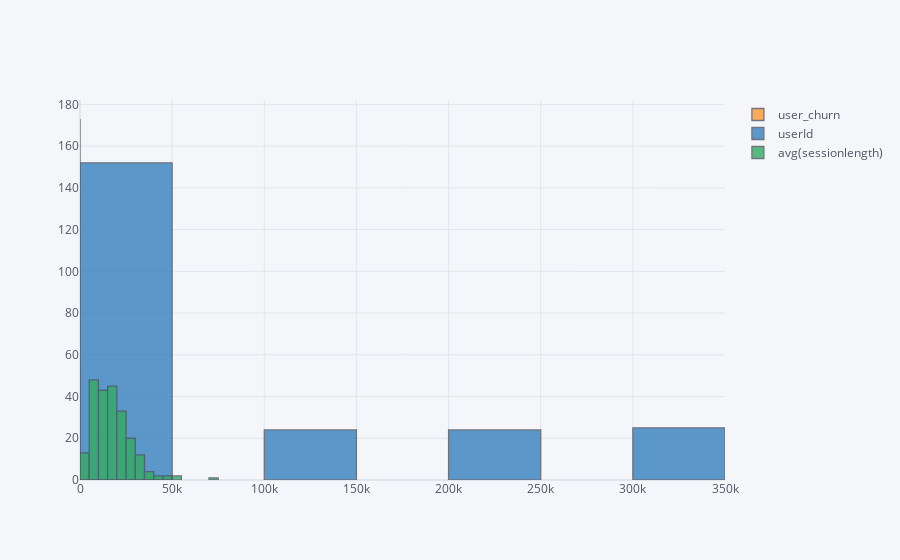

The code cell stored with this chart in its notebook:
### Code cell
import cufflinks as cf
from plotly.offline import download_plotlyjs, init_notebook_mode, plot, iplot

cf.go_offline()
avg_session_df.iplot(x = avg_session_df['userId'],y = avg_session_df['avg(sessionlength)'], kind='histogram')

### Figure 1 — Plotly figure (JSON) as saved in the notebook; plotly's stock layout.template omitted (floating-point values rounded to 4 significant figures; data arrays with more than 128 entries replaced by an {"elided": "..."} marker saying what was removed)
{"data": [{"histfunc": "count", "histnorm": "", "marker": {"color": "rgba(255, 153, 51, 1.0)", "line": {"color": "#4D5663", "width": 1.3}}, "name": "user_churn", "opacity": 0.8, "orientation": "v", "type": "histogram", "x": {"elided": "225 int values"}}, {"histfunc": "count", "histnorm": "", "marker": {"color": "rgba(55, 128, 191, 1.0)", "line": {"color": "#4D5663", "width": 1.3}}, "name": "userId", "opacity": 0.8, "orientation": "v", "type": "histogram", "x": {"elided": "225 str values"}}, {"histfunc": "count", "histnorm": "", "marker": {"color": "rgba(50, 171, 96, 1.0)", "line": {"color": "#4D5663", "width": 1.3}}, "name": "avg(sessionlength)", "opacity": 0.8, "orientation": "v", "type": "histogram", "x": {"elided": "225 float values"}}], "layout": {"barmode": "overlay", "legend": {"bgcolor": "#F5F6F9", "font": {"color": "#4D5663"}}, "paper_bgcolor": "#F5F6F9", "plot_bgcolor": "#F5F6F9", "title": {"font": {"color": "#4D5663"}}, "xaxis": {"gridcolor": "#E1E5ED", "showgrid": true, "tickfont": {"color": "#4D5663"}, "title": {"font": {"color": "#4D5663"}, "text": ""}, "zerolinecolor": "#E1E5ED"}, "yaxis": {"gridcolor": "#E1E5ED", "showgrid": true, "tickfont": {"color": "#4D5663"}, "title": {"font": {"color": "#4D5663"}, "text": ""}, "zerolinecolor": "#E1E5ED"}}}
